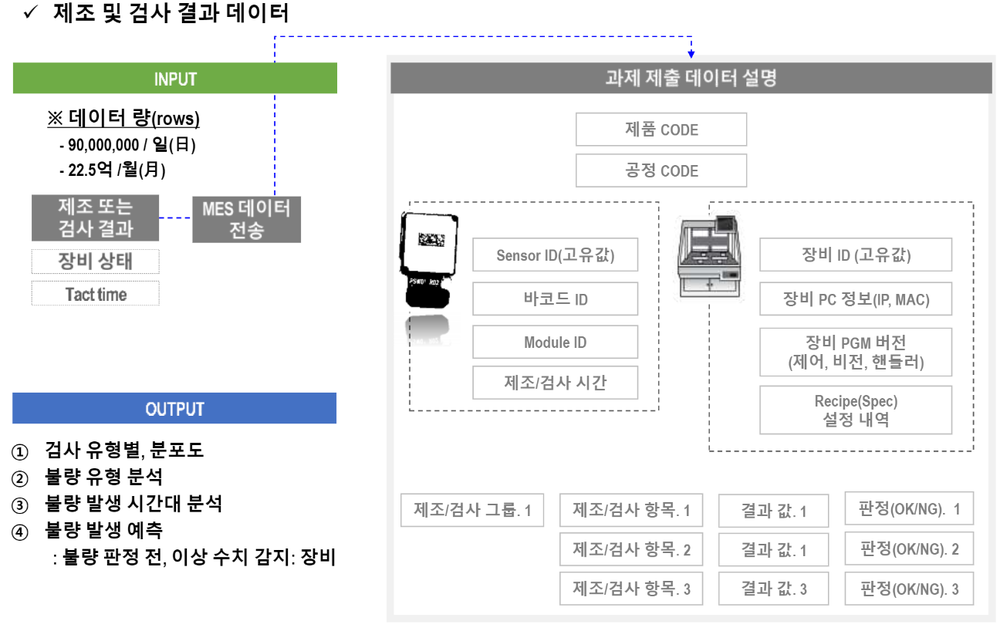
#> input picture images/2020_1102_companydata.png, 1000 x 631 px, shrunk from 1296 x 818 before the run
$ python -i Lib_KeyPointAndMatch.py   (imports and definitions only)
#> lines starting #> are read from the running program, lines starting #| are printed output that depends on the picture; after the words box and inside, x2 and y2 are one past the last pixel; in counts of white or black regions, pixels touching at a corner belong together
#> further down, picture is the input picture: shape (631, 1000, 3); mean B, G, R 236.3, 236.4, 234.7
import cv2
import numpy as np
import matplotlib.pyplot as plt
import os

#1. 엣지(특징점)추출: Harris corner -------------------------------------------------------------------
# 이미지 위에 커널을 이동시키면서 그레디언트의 변화량을 구하고, 이 값을 적절한 기준값으로 구별하여 코너점을 찾는다.
def cornerHarris(img):
    corners = cv2.cornerHarris(cv2.cvtColor(img, cv2.COLOR_BGR2GRAY), 2, 3, 0.04)
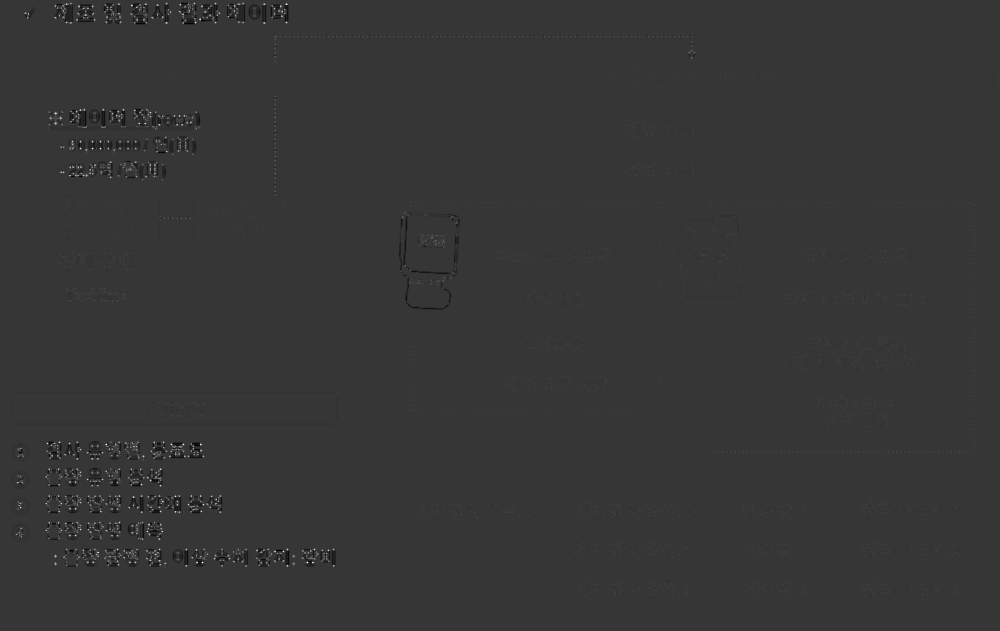
#> corners: shape (631, 1000) float32; min -0.0341, max 0.125, mean 2.15e-05; drawn with min black and max white
    corners = cv2.dilate(corners, None)

    show_img = np.copy(img)
    show_img[corners>0.1*corners.max()] = [0, 0, 255]
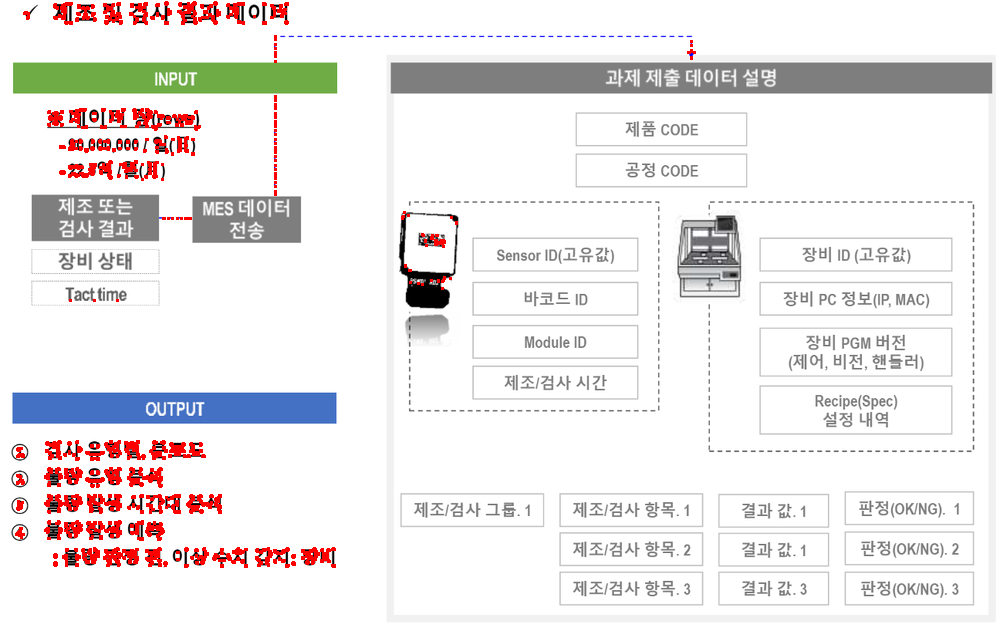
#> show_img: shape (631, 1000, 3); 2.14% of pixels changed, all inside (x1, y1, x2, y2) = (15, 1, 696, 568)

    # corners = cv2.normalize(corners, None, 0, 255, cv2.NORM_MINMAX).astype(np.uint8)
    # show_img = np.hstack((show_img, cv2.cvtColor(corners, cv2.COLOR_GRAY2BGR)))

    return show_img

#2. 코너추출(특징점): Canny Edge -------------------------------------------------------------------
# 그레디언트의 크기 뿐 아니라 방향도 사용한다
# [117 lines left out: functions CannyEdge, SURF, MatchSURF, SIFT, MatchSIFT, ORB and 2 more, not called in this run]

>>> import cv2
>>> picture = cv2.imread('images/2020_1102_companydata.png')
>>> result = cornerHarris(picture)

$ run again, on images/2020_2_0928_bigdata1.PNG
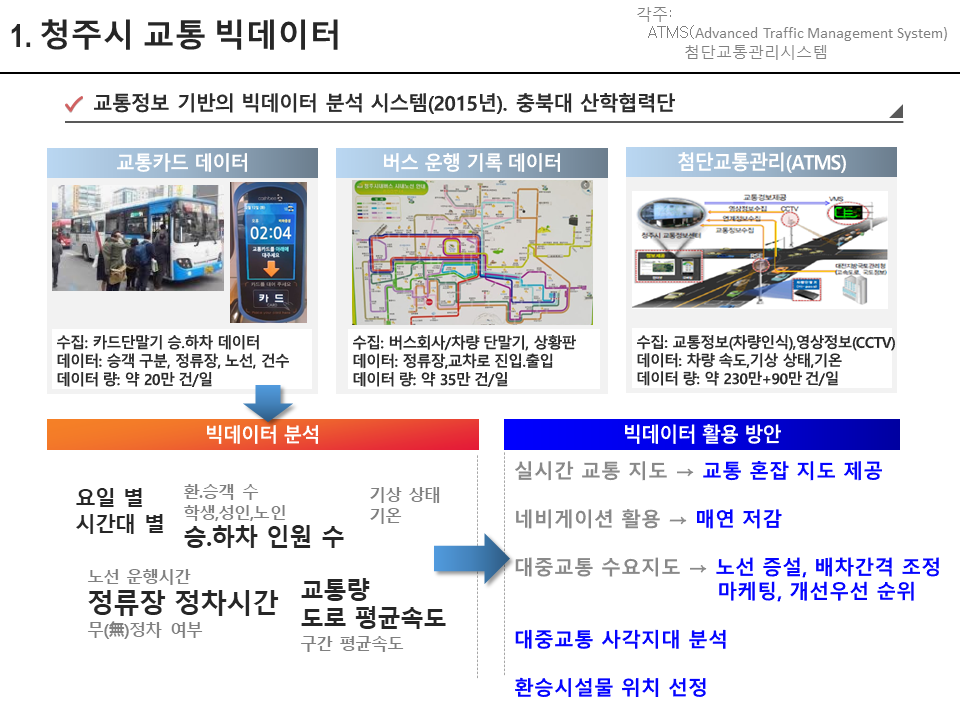
#> input picture images/2020_2_0928_bigdata1.PNG, 960 x 720 px
#> picture is the input picture: shape (720, 960, 3); mean B, G, R 226.4, 220.4, 222
#> in cornerHarris, `corners = cv2.dilate(corners, None)`:
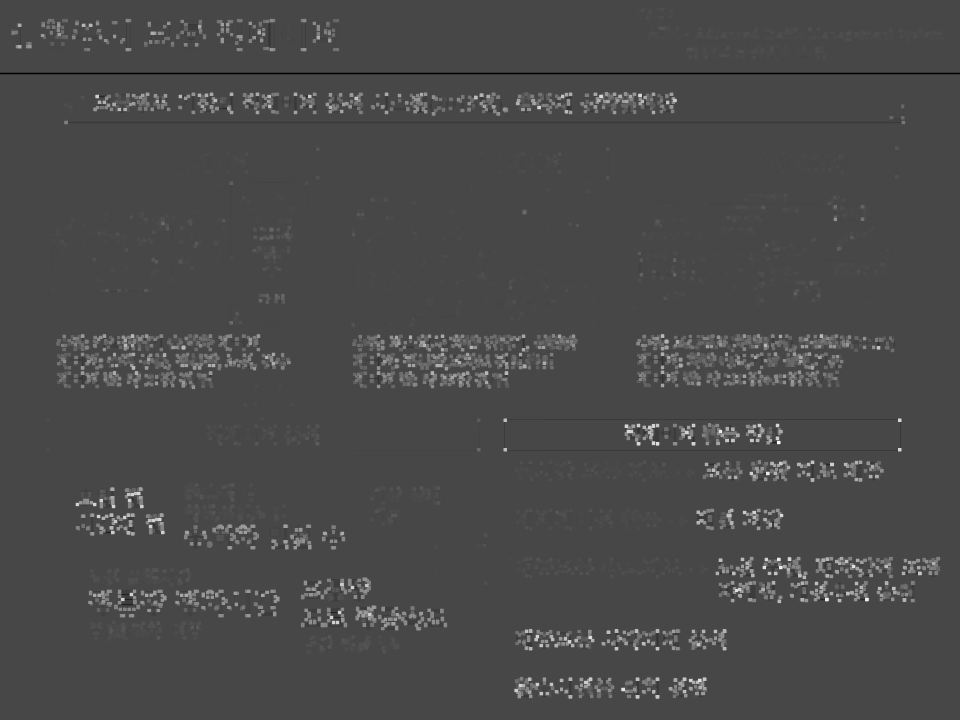
#> corners: shape (720, 960) float32; min -0.04, max 0.103, mean 0.00167; drawn with min black and max white
#> in cornerHarris, `show_img[corners>0.1*corners.max()] = [0, 0, 255]`:
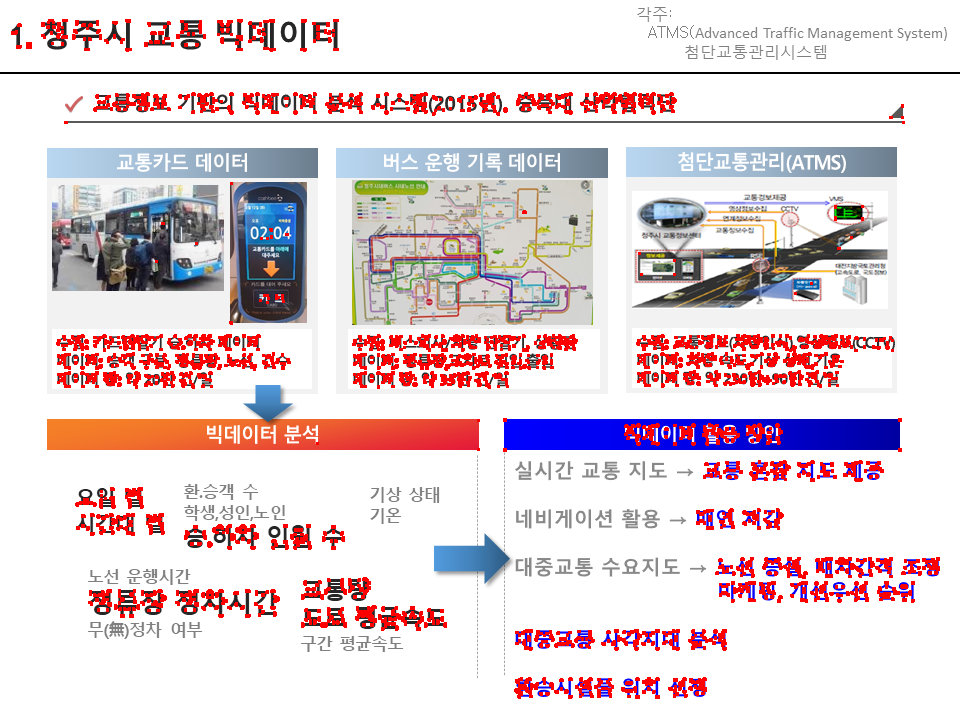
#> show_img: shape (720, 960, 3); 5.46% of pixels changed, all inside (x1, y1, x2, y2) = (11, 19, 940, 699)
